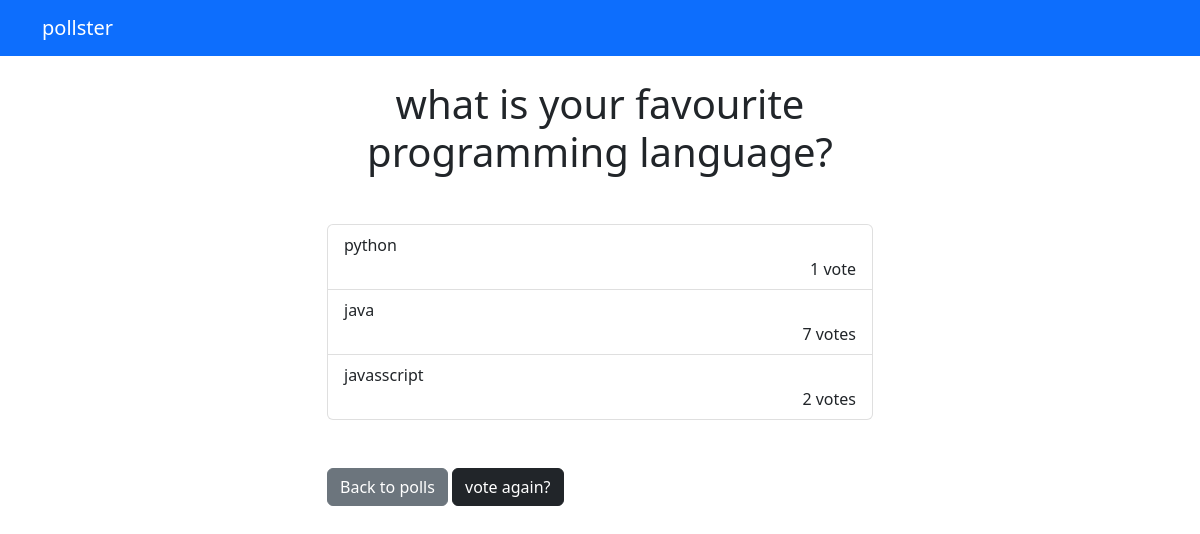
Screenshot of /polls/3/results/ with the database file from the repository.
### polls/models.py (models this page shows, shortened)
class Question(models.Model) :
    question_text = models.CharField(max_length=200)
    pub_date = models.DateTimeField("date published")

class Choice(models.Model) :
    question = models.ForeignKey(Question, on_delete=models.CASCADE)
    choice_text = models.CharField(max_length=200)
    votes = models.IntegerField(default=0)

### polls/views.py (the view)
# urls.py: path('<int:question_id>/results/',views.results, name='results'),
def results(request,question_id):
    question = get_object_or_404(Question, pk=question_id)
    return render(request, 'polls/results.html',{'question':question})

### templates/polls/results.html
{% extends 'base.html' %}
{% block content %}
<h1 class="mb-5 text-center">{{question.question_text}}</h1>
<ul class="list-group mb-5">
    {% for choice in question.choice_set.all %}
    <li class="list-group-item">
        {{choice.choice_text}} <span class="d-flex justify-content-end">{{choice.votes}} vote{{choice.votes | pluralize}}</span>
    </li>
    {% endfor %}
</ul>
<a class="btn btn-secondary" href="{% url 'polls:index' %}">Back to polls</a>
<a class="btn btn-dark" href="{% url 'polls:detail' question.id %}">vote again?</a>
{% endblock %}

### rows the page displays
Question: question_text "what is your favourite programming language?"
Choice: choice_text "python", votes "1"
Choice: choice_text "java", votes "7", votes|pluralize "s"
Choice: choice_text "javasscript", votes "2", votes|pluralize "s"
